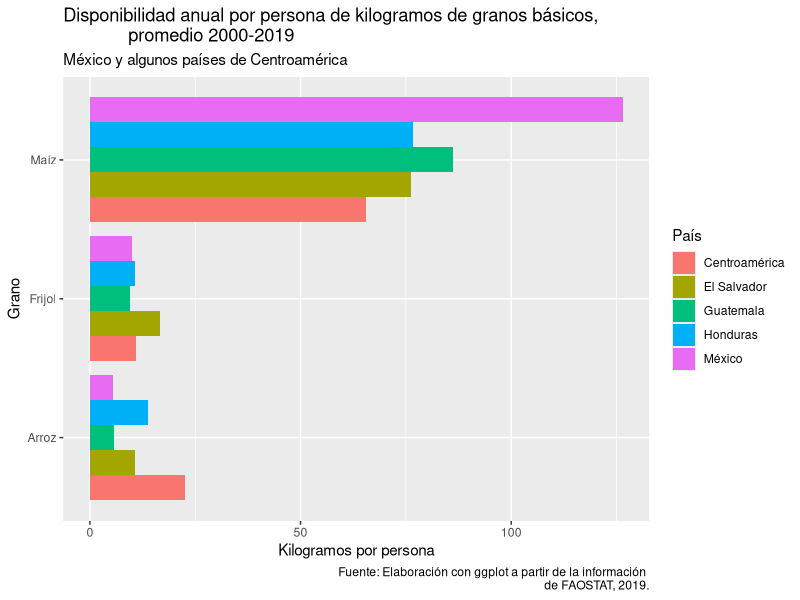

Write the R code that produced this figure.
library(readr)
library(dplyr)
library(ggplot2)
library(tidyr)
granos <- read_csv(file = "granos.csv",col_names = TRUE)
granos <- pivot_longer(data = granos, cols = c("Arroz","Maíz","Frijol"), 
                       names_to = c("Grano"), values_to = "Kilogramos")
ggplot(data = granos, mapping = aes(x = Kilogramos, y = Grano)) + 
        geom_bar(aes(fill = País), stat = "identity", position = "dodge") +
        labs(title = "Disponibilidad anual por persona de kilogramos de granos básicos, 
             promedio 2000-2019",  
             subtitle = "México y algunos países de Centroamérica",
             x = "Kilogramos por persona", 
             y = "Grano",
             caption = "Fuente: Elaboración con ggplot a partir de la información 
             de FAOSTAT, 2019.")
